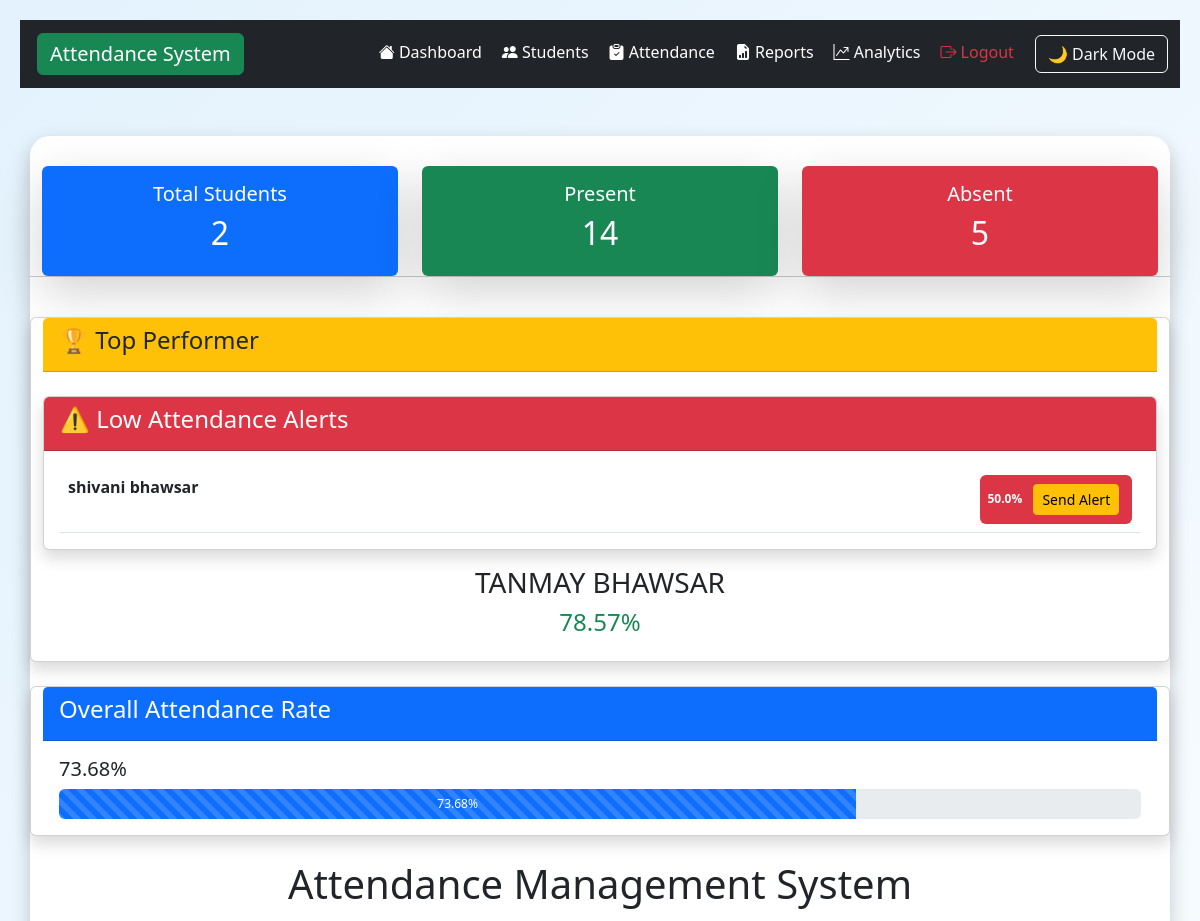
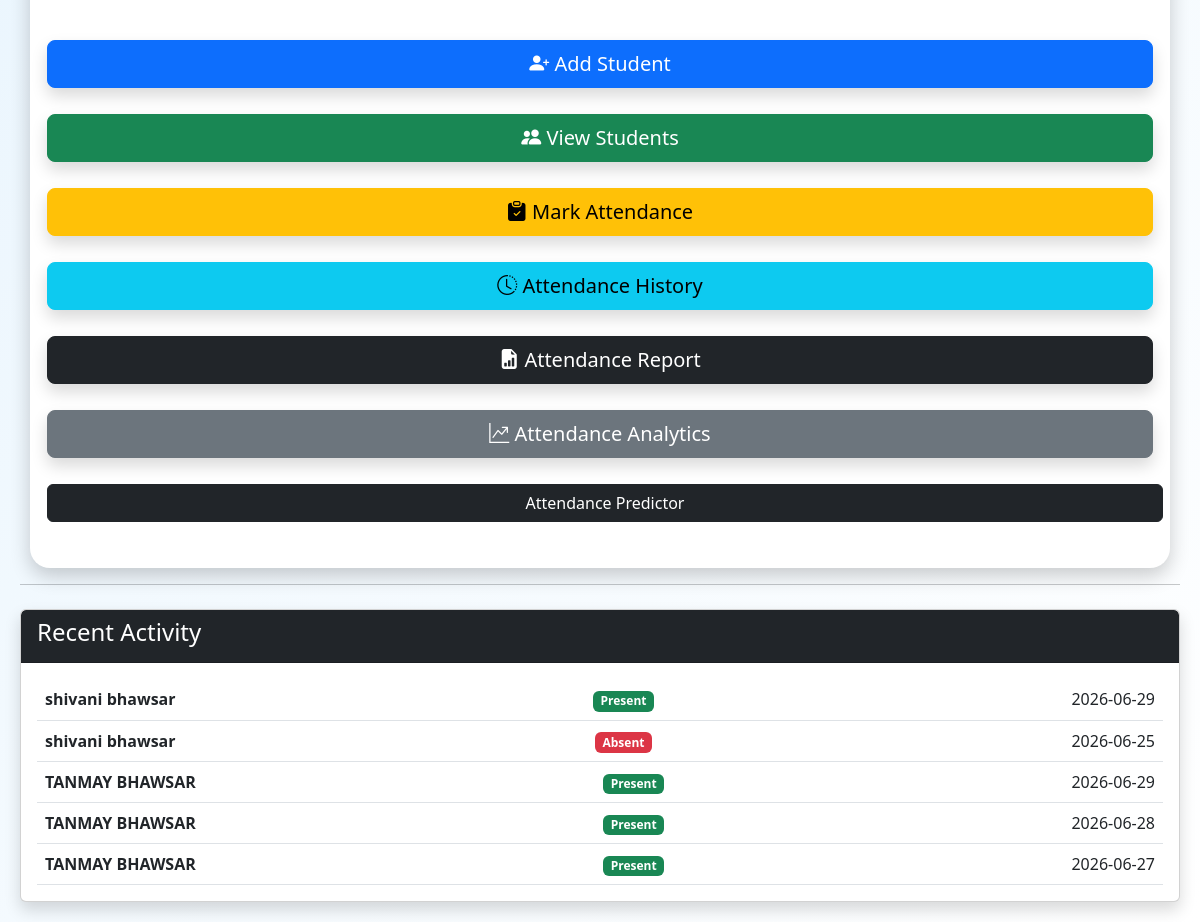
Page / (signed in) on the earlier database version (2 pictures, top to bottom).
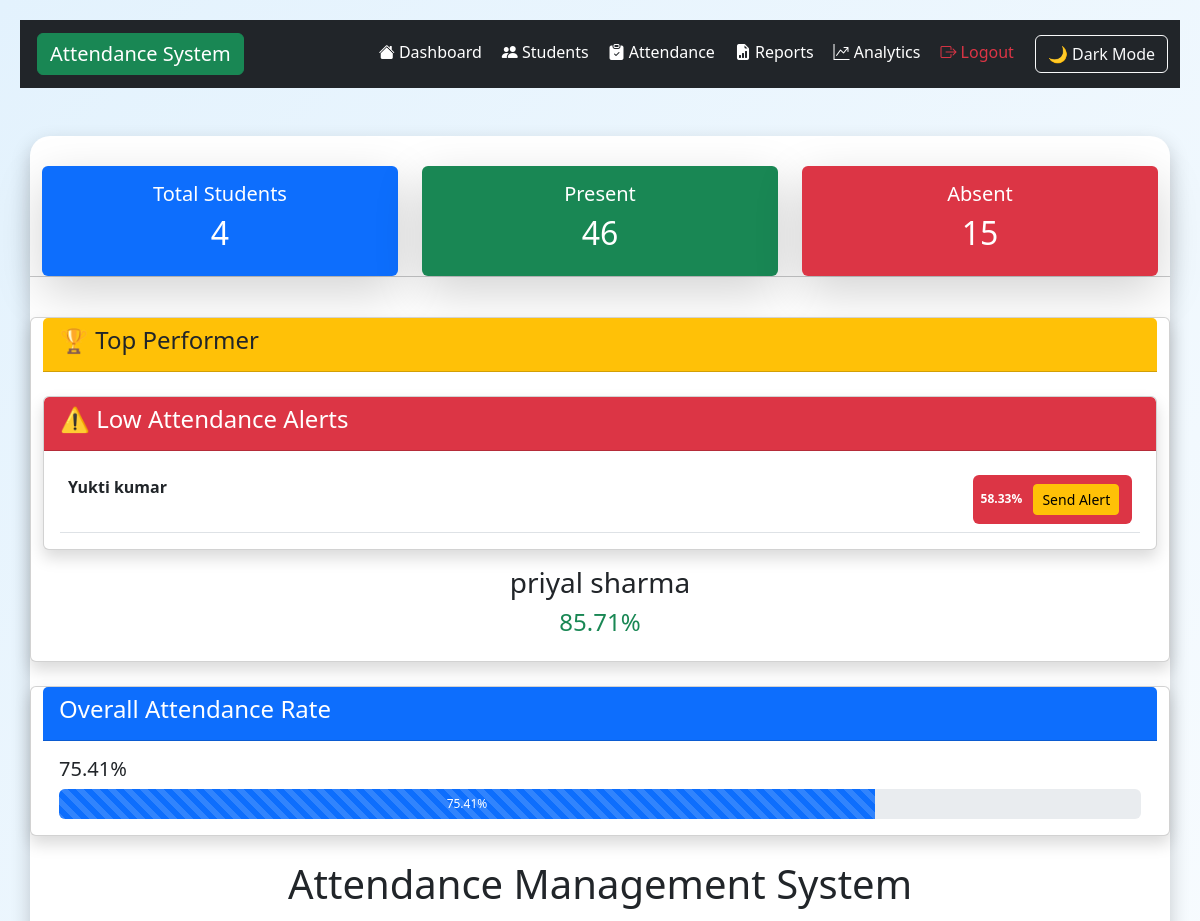
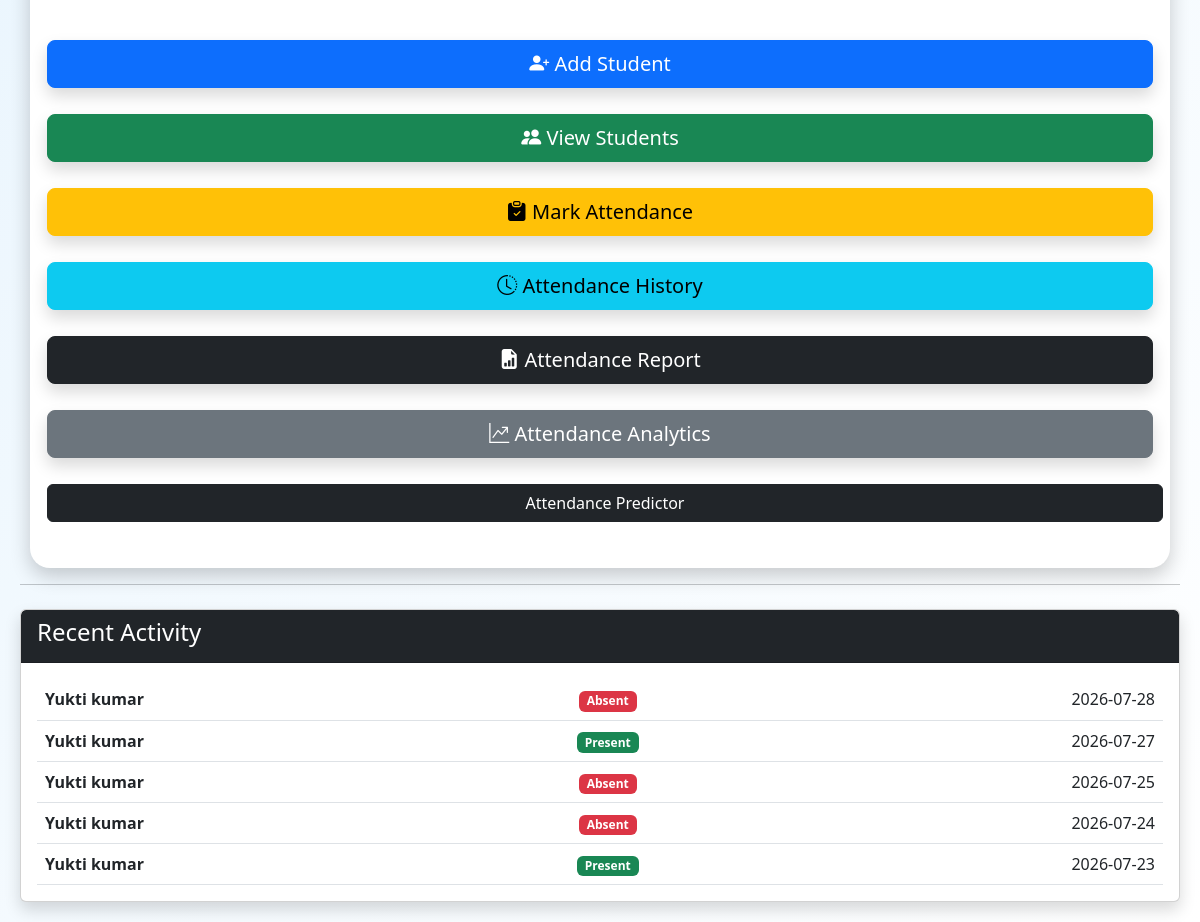
Same page on the later database version (2 pictures, top to bottom).
### tables this page shows
CREATE TABLE students(
        id INTEGER PRIMARY KEY AUTOINCREMENT,
        name TEXT,
        course TEXT
    , email TEXT);

CREATE TABLE attendance(
    id INTEGER PRIMARY KEY AUTOINCREMENT,
    student_id INTEGER,
    date TEXT,
    status TEXT
);

### app.py (the view)
@app.route("/")
def home():
    if "user" not in session:
        return redirect("/login")
    conn = sqlite3.connect("database.db")
    cursor = conn.cursor()
    cursor.execute("SELECT COUNT(*) FROM students")
    total_students = cursor.fetchone()[0]
    cursor.execute("""
    SELECT COUNT(*)
    FROM attendance
    WHERE status='Present'
    """)
    present_today = cursor.fetchone()[0]
    cursor.execute("""
    SELECT COUNT(*)
    FROM attendance
    WHERE status='Absent'
    """)
    absent_today = cursor.fetchone()[0]
    total_attendance = present_today + absent_today
    overall_percentage = 0
    if total_attendance > 0:
        overall_percentage = round(
            (present_today / total_attendance) * 100,
            2
        )
    cursor.execute("""
    SELECT students.name,
           attendance.status,
           attendance.date
    FROM attendance
    JOIN students
    ON students.id = attendance.student_id
    ORDER BY attendance.id DESC
    LIMIT 5
    """)
    recent_activity = cursor.fetchall()
    cursor.execute("""
    SELECT students.name,
           COUNT(attendance.id) as total,
           SUM(
               CASE
               WHEN attendance.status='Present'
               THEN 1
               ELSE 0
               END
           ) as present
    FROM students
    LEFT JOIN attendance
    ON students.id = attendance.student_id
    GROUP BY students.id
    """)
    attendance_data = cursor.fetchall()
    top_student = None
    top_percentage = 0
    low_attendance_students = []
    for row in attendance_data:
        name = row[0]
        total = row[1]
        present = row[2] or 0
        percentage = 0
        if total > 0:
            percentage = round(
                (present / total) * 100,
                2
            )
        if percentage > top_percentage:
            top_percentage = percentage
            top_student = name
        if total > 0 and percentage < 75:
            low_attendance_students.append(
                (name, percentage)
            )
    conn.close()
    return render_template(
        "index.html",
        total_students=total_students,
        present_today=present_today,
        absent_today=absent_today,
        recent_activity=recent_activity,
        overall_percentage=overall_percentage,
        top_student=top_student,
        top_percentage=top_percentage,
        low_attendance_students=low_attendance_students
    )

### templates/index.html (shortened to what the changed rows need)
<!DOCTYPE html>
<html>
<head>
<link rel="stylesheet"
      href="{{ url_for('static', filename='style.css') }}">
<link href="https://cdn.jsdelivr.net/npm/bootstrap@5.3.3/dist/css/bootstrap.min.css" rel="stylesheet">
<link rel="stylesheet"
href="https://cdn.jsdelivr.net/npm/bootstrap-icons@1.11.3/font/bootstrap-icons.min.css">
</head>
<body>
<div class="container mt-5">
    <div class="row mb-4">
    <div class="col-md-4">
        <div class="card text-center border-0 shadow-lg bg-primary text-white">
            <div class="card-body">
                <h5>Total Students</h5>
                <h2>{{ total_students }}</h2>
            </div>
        </div>
    </div>
    <div class="col-md-4">
        <div class="card text-center border-0 shadow-lg bg-success text-white">
            <div class="card-body">
                <h5>Present</h5>
                <h2>{{ present_today }}</h2>
            </div>
        </div>
    </div>
    <div class="col-md-4">
        <div class="card text-center border-0 shadow-lg bg-danger text-white">
            <div class="card-body">
                <h5>Absent</h5>
                <h2>{{ absent_today }}</h2>
            </div>
        </div>
    </div>
<div class="card shadow mt-4">
<div class="card shadow mt-4">
    <div class="card-body">
        {% if low_attendance_students %}
            {% for student in low_attendance_students %}
                <div class="d-flex justify-content-between border-bottom p-2">
                    <strong>
                        {{ student[0] }}
                    </strong>
                    <span class="badge bg-danger">
                        {{ student[1] }}%
<a
    href="/send_alert/{{ student[0] }}/{{ student[1] }}"
    class="btn btn-sm btn-warning ms-2">
    Send Alert
</a>
                    </span>
                </div>
            {% endfor %}
        {% else %}
            <div class="alert alert-success">
                No Students Below 75%
            </div>
        {% endif %}
    </div>
</div>
    <div class="card-body text-center">
        {% if top_student %}
            <h3>
                {{ top_student }}
            </h3>
            <h4 class="text-success">
                {{ top_percentage }}%
            </h4>
        {% else %}
            <h5>
                No attendance records available
            </h5>
        {% endif %}
    </div>
</div>
<div class="card shadow mt-4">
    <div class="card-body">
        <h5>
            {{ overall_percentage }}%
        </h5>
        <div class="progress" style="height:30px;">
            <div
                class="progress-bar progress-bar-striped progress-bar-animated"
                role="progressbar"
                style="width: {{ overall_percentage }}%;">
                {{ overall_percentage }}%
            </div>
        </div>
    </div>
</div>
</div>
    <h1 class="text-center mb-5">
        Attendance Management System
    </h1>
</div>
<div class="card shadow mt-4">
    <div class="card-body">
        {% for activity in recent_activity %}
        <div class="d-flex justify-content-between border-bottom p-2">
            <div>
                <strong>
                    {{ activity[0] }}
                </strong>
            </div>
            <div>
                {% if activity[1] == "Present" %}
                <span class="badge bg-success">
                    Present
                </span>
                {% else %}
                <span class="badge bg-danger">
                    Absent
                </span>
                {% endif %}
            </div>
            <div>
                {{ activity[2] }}
            </div>
        </div>
        {% endfor %}
    </div>
</div>
</body>
</html>

Differences in the rows shown:
removed students: name "shivani bhawsar", student "50.0"
removed students: name "TANMAY BHAWSAR"
no longer on this page (row unchanged): attendance: name "shivani bhawsar", status "Present", date "2026-06-29"
no longer on this page (row unchanged): attendance: name "shivani bhawsar", status "Absent", date "2026-06-25"
no longer on this page (row unchanged): attendance: name "TANMAY BHAWSAR", status "Present", date "2026-06-29"
no longer on this page (row unchanged): attendance: name "TANMAY BHAWSAR", status "Present", date "2026-06-28"
no longer on this page (row unchanged): attendance: name "TANMAY BHAWSAR", status "Present", date "2026-06-27"
added students: name "Yukti kumar", student "58.33"
added students: name "priyal sharma"
added attendance: name "Yukti kumar", status "Absent", date "2026-07-28"
added attendance: name "Yukti kumar", status "Present", date "2026-07-27"
added attendance: name "Yukti kumar", status "Absent", date "2026-07-25"
added attendance: name "Yukti kumar", status "Absent", date "2026-07-24"
added attendance: name "Yukti kumar", status "Present", date "2026-07-23"
Other differences:
{{ total_students }}: "2" → "4"
{{ present_today }}: "14" → "46"
{{ absent_today }}: "5" → "15"
{{ top_percentage }}: "78.57" → "85.71"
{{ overall_percentage }}: "73.68" → "75.41"
{{ overall_percentage }}: 73.68 → 75.41 (drawn)
